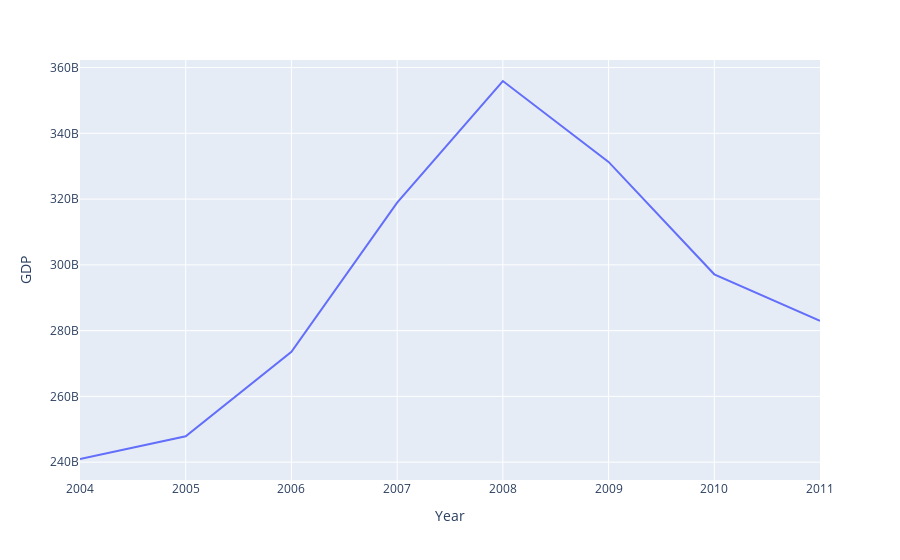

The cell this chart's notebook holds for it:
### Code cell
fig = px.line(df2, x="Year", y="GDP")
fig

### Figure 1 — Plotly figure (JSON) as saved in the notebook; plotly's stock layout.template omitted (floating-point values rounded to 4 significant figures)
{"data": [{"hovertemplate": "Year=%{x}<br>GDP=%{y}<extra></extra>", "legendgroup": "", "line": {"color": "#636efa", "dash": "solid"}, "marker": {"symbol": "circle"}, "mode": "lines", "name": "", "orientation": "v", "showlegend": false, "type": "scatter", "x": [2004, 2005, 2006, 2007, 2008, 2009, 2010, 2011], "xaxis": "x", "y": [241000000000.0, 247900000000.0, 273500000000.0, 318900000000.0, 355900000000.0, 331300000000.0, 297100000000.0, 283000000000.0], "yaxis": "y"}], "layout": {"legend": {"tracegroupgap": 0}, "margin": {"t": 60}, "xaxis": {"anchor": "y", "domain": [0, 1], "title": {"text": "Year"}}, "yaxis": {"anchor": "x", "domain": [0, 1], "title": {"text": "GDP"}}}}
